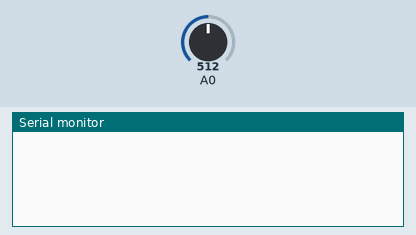
Recording of a sketch running on a simulated Arduino Uno, built with avr-gcc and run on an emulated ATmega328P. Parts: the last lines printed to the serial monitor. The test bench sets the inputs (shaded band); at power-on: A0 = 512.

Above: at 1.2 s.
1.3 s: A0 set to 588
At 1.7 s:
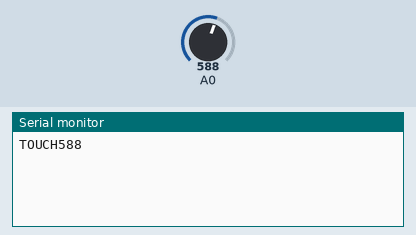
2.8 s: A0 set to 550
At 4.2 s:
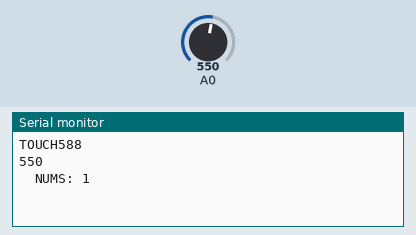

Measured:
- after the input at 1.3 s, the serial monitor: prints a new line at once (image 1)
- after the input at 2.8 s, the serial monitor: prints a new line at once (image 2)

The sketch:

sketch_sep29b.ino
```cpp
void setup() {
  Serial.begin(9600);

}
int maxx = 0, minn = 2000;
int a, n = 0;;
void loop() {
  a = analogRead(A0);
  if(a > 578) {
    n++;
    Serial.print("TOUCH"); Serial.println(a);
    while(a > 560) {
      a = analogRead(A0);
    }
    Serial.println(a); Serial.print("  NUMS: "); Serial.println(n);
  }
  delay(3);
}

//MIN: 578 MAX: 657
```
